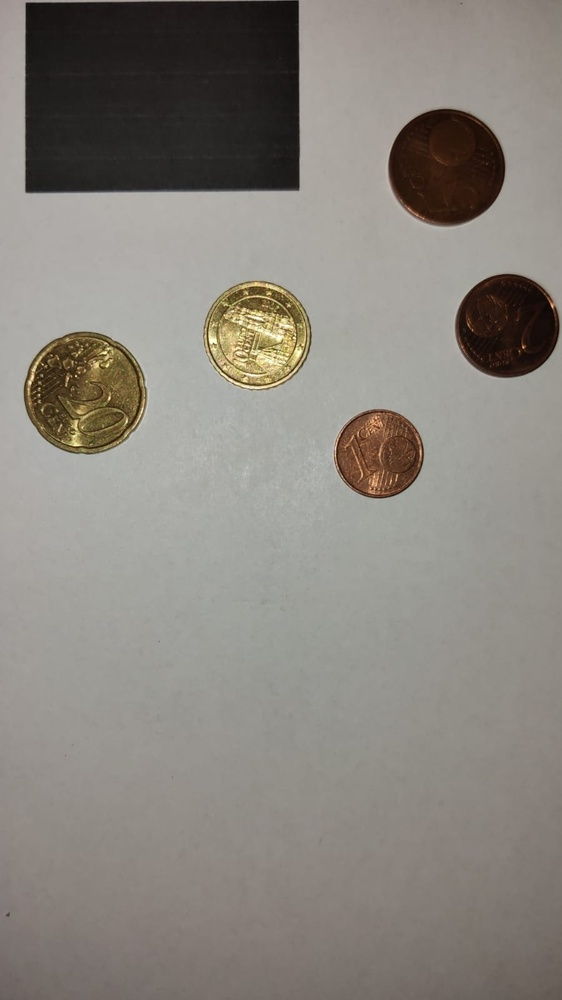
#> input picture test.jpg, 562 x 1000 px, shrunk from 899 x 1599 before the run
$ python -i coincount_lib.py   (imports and definitions only)
#> lines starting #> are read from the running program, lines starting #| are printed output that depends on the picture; after the words box and inside, x2 and y2 are one past the last pixel; in counts of white or black regions, pixels touching at a corner belong together
"""Library with all the functions for CoinCount!"""

import csv
import pickle
from math import pi, sqrt
from typing import Any

import cv2
import numpy as np


def contour(image: Any, blur: int = 3, threshold: int = 110) -> list:
    """
    Returns the contours of object in a image.

    Parameters:
        image: Image to get contours from.
        blur (int): Value for Gaussian Blur. Must be odd and positive.
        threshold (int): Threshold value for conversion from grey image to binary image.

    Returns:
        (list): List with founded contours, gray image, blurred image and binary image.
            -> [[contours], GrayImage, BlurImage, BinaryImage]
    """
#> called with blur = 3, threshold = 110
    try:
        img_gray = cv2.cvtColor(image, cv2.COLOR_RGB2GRAY)  # to gray
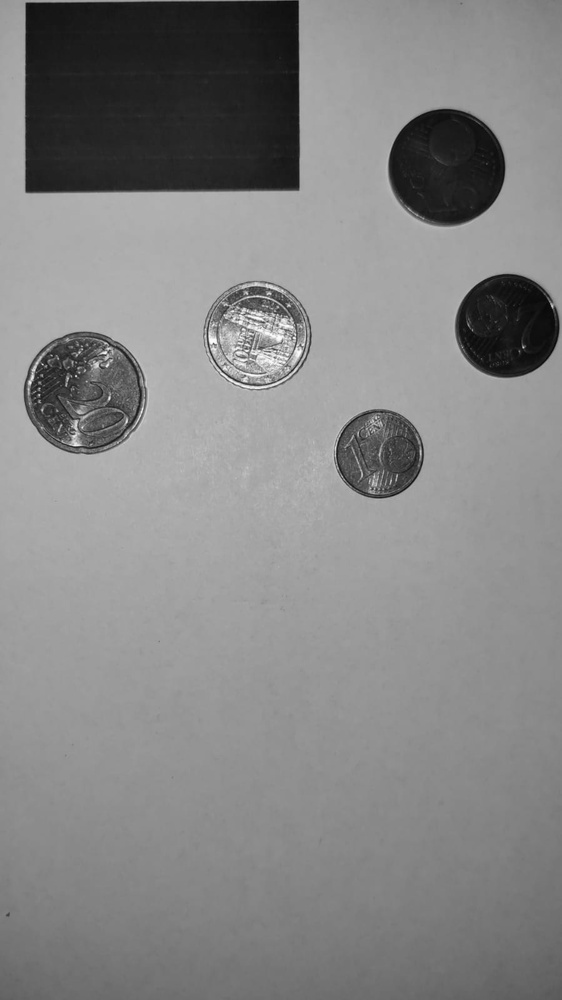
#> img_gray: shape (1000, 562); min 4, max 252, mean 133.4
        img_blur = cv2.GaussianBlur(img_gray, (blur, blur), 0)  # blur
        img_bnry = cv2.threshold(img_blur, threshold, 255, cv2.THRESH_BINARY_INV)[1]  # binary
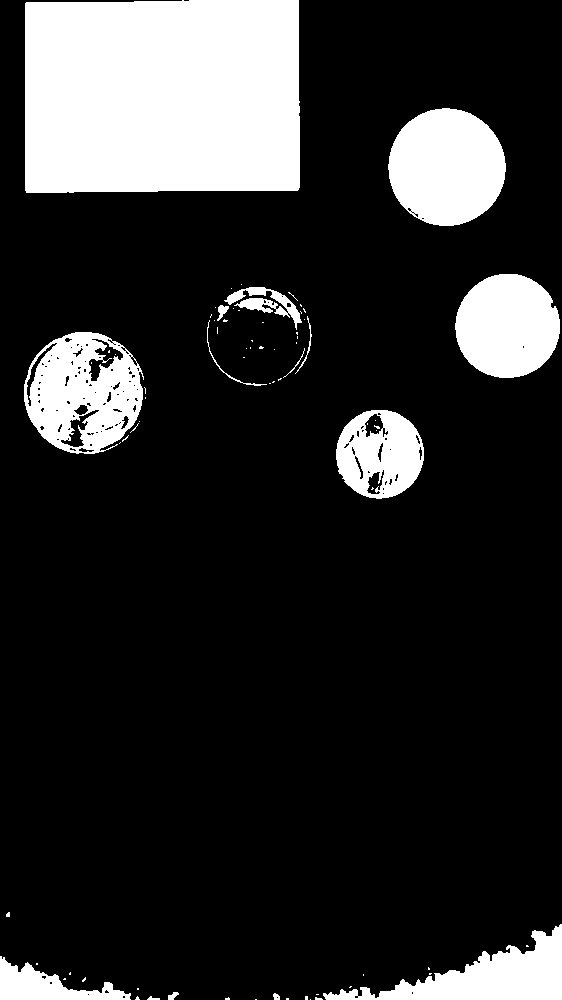
#> img_bnry: shape (1000, 562); 17.5% white; 75 white regions (60 under 20 px)
        cnts, _ = cv2.findContours(img_bnry, cv2.RETR_EXTERNAL, cv2.CHAIN_APPROX_SIMPLE)  # get contours
#> cnts = 67 contours, 54 with area under 20; largest, box (x1, y1, x2, y2) and area: (25, 0, 300, 193) 51858, (24, 332, 144, 454) 11163, (388, 108, 506, 226) 10678, (455, 274, 560, 378) 8422, (323, 924, 562, 1000) 6918
        return [cnts, img_gray, img_blur, img_bnry]
    except:
        raise


# [204 lines left out: functions circle, rectangle, len_pixel, convert_len, svm_readcsv, svm_writecsv and 2 more, not called in this run]

>>> import cv2
>>> picture = cv2.cvtColor(cv2.imread('test.jpg'), cv2.COLOR_BGR2RGB)
>>> result = contour(picture)
#> result = 4 items
